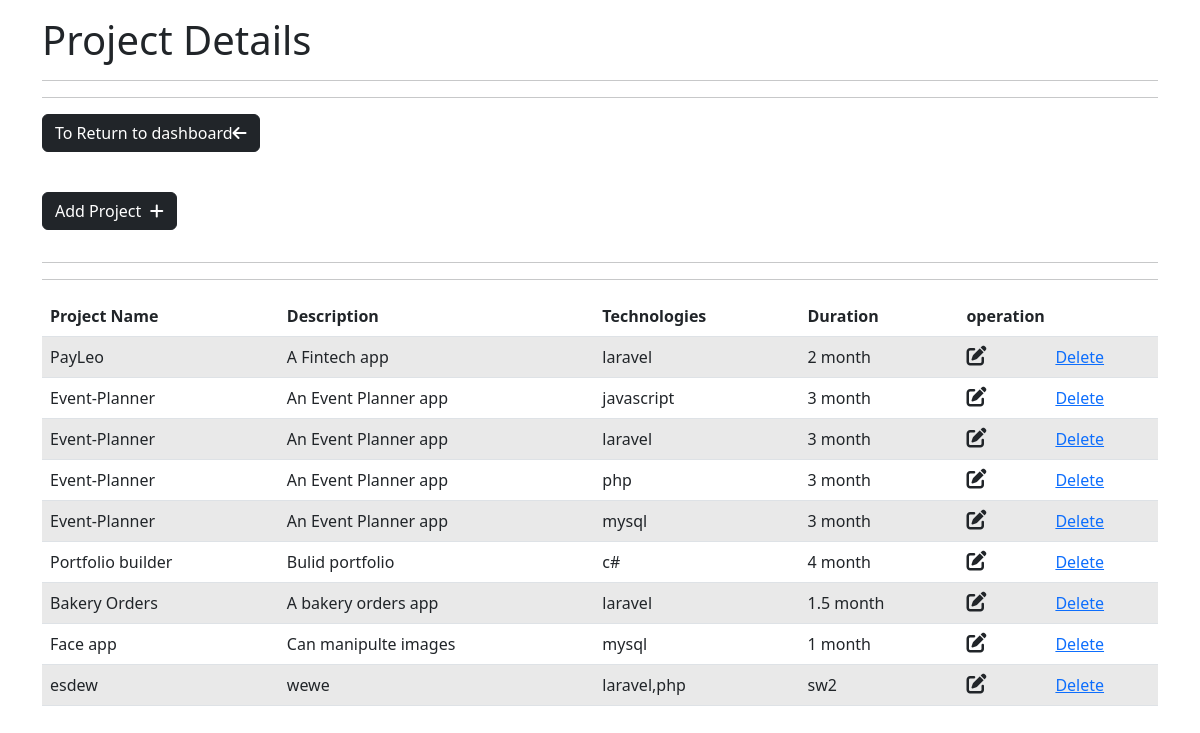
The app's page /view/project/project_details.php with its own data.
### tables this page shows
CREATE TABLE `new_project` (
  `id` int NOT NULL,
  `project_name` varchar(30) NOT NULL,
  `description` text NOT NULL,
  `tech_involved` text NOT NULL,
  `duration` varchar(50) NOT NULL
);

### view/project/project_details.php (the view, shortened to what this page needs)
<?php
include "../../config/connection.php";
?>
<!DOCTYPE html>
<html lang="en">
<head>
    <link rel="stylesheet" href="https://cdn.jsdelivr.net/npm/bootstrap@5.2.3/dist/css/bootstrap.min.css">
    <link rel="stylesheet" href="https://cdnjs.cloudflare.com/ajax/libs/font-awesome/6.4.0/css/all.min.css" />
</head>
<body>
    <div class="container mt-3">
        <h1>Project Details</h1>
        <hr>
        <hr>
        <table class="table table-striped">
            <thead>
                <a name="go_back_btn" id="go_back_btn" href="../../view/staff/team_lead_dashboard.php" class="btn btn-dark mb-3">To Return to dashboard<i class="fa-solid fa-arrow-left"></i></a><br><br>
                <a href="new_project.php" class="btn btn-dark mb-3">Add Project &nbsp;<i class="fa-solid fa-plus"></i></a>
                <hr>
                <hr>
                <tr>
                    <th>Project Name</th>
                    <th>Description</th>
                    <th>Technologies</th>
                    <th>Duration</th>
                    <th colspan=2>operation</th>
                </tr>
            </thead>
            <?php
            $query = "SELECT * FROM new_project";
            $stmt = $conn->prepare($query);
            $stmt->execute();
            $result = $stmt->fetchAll();
            if ($result) {
                foreach ($result as $row) {
            ?>
                    <tr>
                        <td><?= $row['project_name'] ?></td>
                        <td><?= $row['description'] ?></td>
                        <td><?= $row['tech_involved'] ?></td>
                        <td><?= $row['duration'] ?></td>
                        <td>
                            <a name="project_edit_btn" id="project_edit_btn" href="../project/edit_project.php?id=<?php echo $row["project_id"] ?>" class="link-dark"><i class="fa-solid fa-pen-to-square fs-5 me-3"></i></a>
                        </td>
                        <td>
                            <a href="#" class="project_del"  data-id="<?= $row["project_id"] ?>">Delete</a>
                        </td>
                    </tr>
                <?php
                }
            } else {
                ?>
                <tr>
                    <td colspan="9">No Record Found</td>
                </tr>
            <?php
            }
            ?>
        </table>
    </div>
</body>
</html>

### view/project/project_details.php (style rules this page uses)
.table-striped tbody tr:nth-child(odd) { background-color: #f5f5f5; }

### records on screen
new_project: project_name "PayLeo", description "A Fintech app", tech_involved "laravel", duration "2 month"
new_project: project_name "Event-Planner", description "An Event Planner app", tech_involved "javascript", duration "3 month"
new_project: project_name "Event-Planner", description "An Event Planner app", tech_involved "laravel", duration "3 month"
new_project: project_name "Event-Planner", description "An Event Planner app", tech_involved "php", duration "3 month"
new_project: project_name "Event-Planner", description "An Event Planner app", tech_involved "mysql", duration "3 month"
new_project: project_name "Portfolio builder", description "Bulid portfolio", tech_involved "c#", duration "4 month"
new_project: project_name "Bakery Orders", description "A bakery orders app", tech_involved "laravel", duration "1.5 month"
new_project: project_name "Face app", description "Can manipulte images", tech_involved "mysql", duration "1 month"
new_project: project_name "esdew", description "wewe", tech_involved "laravel,php", duration "sw2"
